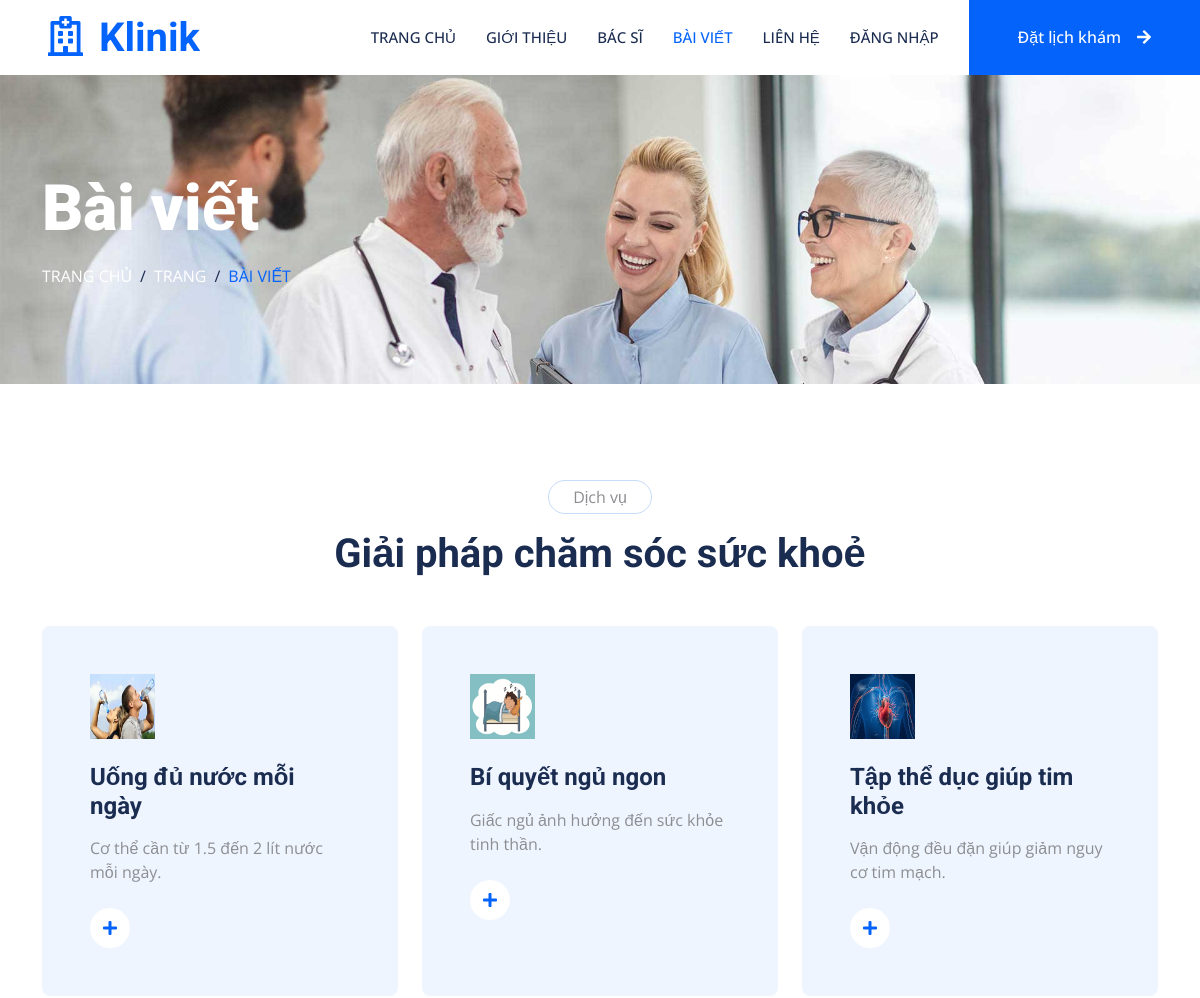
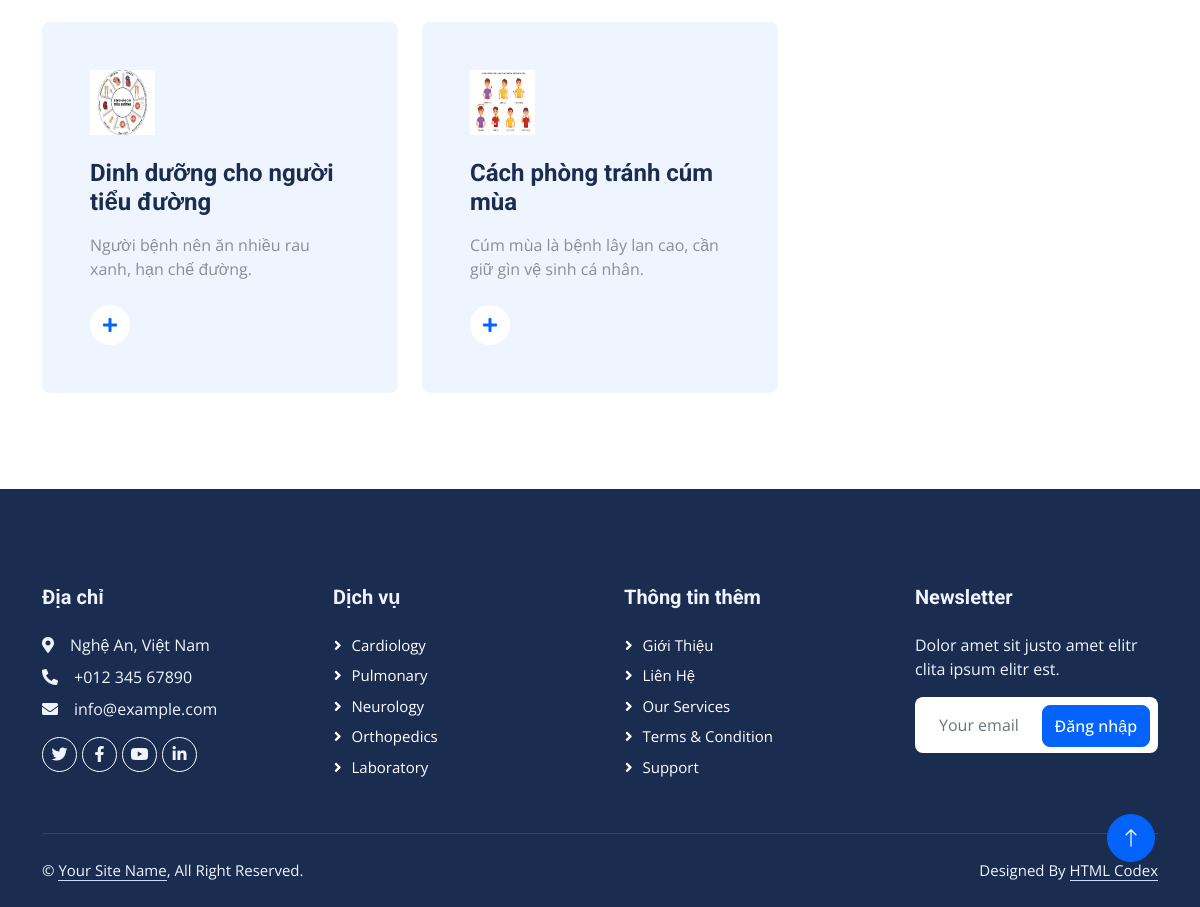
/index.php?act=baiviet, run on the app's committed database (2 pictures, top to bottom).
### tables this page shows
CREATE TABLE `article` (
  `article_id` int NOT NULL AUTO_INCREMENT,
  `category_id` varchar(50) DEFAULT NULL,
  `title` varchar(100) DEFAULT NULL,
  `content` text,
  `image` varchar(255) DEFAULT NULL,
  `views` int DEFAULT NULL,
  `doctor_id` int DEFAULT NULL,
  PRIMARY KEY (`article_id`)
);

### model/ketnoi/baiviet.php (called while the page is built, shortened)
<?php
    function hienthi_baiviet(){
        $conn= connectdb();
        $sql = "SELECT * FROM article
        ORDER BY article_id DESC";
        $stmt = $conn->prepare($sql);
        $stmt->execute();
        $kqbaiviet= $stmt->fetchAll();
        return $kqbaiviet;
    }
?>

### view/hienthi/category.php (the view, shortened to what this page needs)
<div class="container-fluid page-header py-5 mb-5 wow fadeIn" data-wow-delay="0.1s">
      <div class="container py-5">
          <h1 class="display-3 text-white mb-3 animated slideInDown">Bài viết</h1>
          <nav aria-label="breadcrumb animated slideInDown">
              <ol class="breadcrumb text-uppercase mb-0">
                  <li class="breadcrumb-item"><a class="text-white" href="#">Trang chủ</a></li>
                  <li class="breadcrumb-item"><a class="text-white" href="#">Trang</a></li>
                  <li class="breadcrumb-item text-primary active" aria-current="page">Bài viết</li>
              </ol>
          </nav>
      </div>
  </div>
  <div class="container-xxl py-5">
      <div class="container">
          <div class="text-center mx-auto mb-5 wow fadeInUp" data-wow-delay="0.1s" style="max-width: 600px;">
              <p class="d-inline-block border rounded-pill py-1 px-4">Dịch vụ</p>
              <h1>Giải pháp chăm sóc sức khoẻ</h1>
          </div>
          <div class="row g-4">
          <?php
          if (isset($kqbaiviet) && count($kqbaiviet) > 0) {
              foreach ($kqbaiviet as $kq) {
                  echo '
                  <div class="col-lg-4 col-md-6 wow fadeInUp" data-wow-delay="0.1s">
                      <div class="service-item bg-light rounded h-100 p-5">
                          <div class="d-inline-flex align-items-center justify-content-center bg-white rounded-circle mb-4" style="width: 65px; height: 65px;">
                              <img src="../admin/assets/img/'.$kq['image'].'" alt="lỗi" style="width: 65px; height: 65px;">
                          </div>
                          <h4 class="mb-3">'.$kq['title'].'</h4>
                          <p class="mb-4">'.$kq['content'].'</p>
                          <a class="btn" href="#" data-bs-toggle="modal" data-bs-target="#myModal"
                             data-title="'.$kq['title'].'"
                             data-content="'.$kq['content'].'"
                             data-image="../admin/assets/img/'.$kq['image'].'">
                             <i class="fa fa-plus text-primary me-3"></i>Xem thêm
                          </a>
                      </div>
                  </div>';
              }
          }
          ?>
          </div>
      </div>
  </div>

### css/style.css (style rules this page uses)
:root { --primary: #0463FA; --light: #EFF5FF; --dark: #1B2C51; }
.btn { font-weight: 500; transition: .5s; }
.page-header { background: url(../img/header-page.jpg) top center no-repeat; background-size: cover; text-shadow: 0 0 30px rgba(0, 0, 0, .1); }
.breadcrumb-item + .breadcrumb-item::before { color: var(--dark); }
.service-item { transition: .5s; }
.service-item .btn { width: 40px; height: 40px; display: inline-flex; align-items: center; background: #FFFFFF; border-radius: 40px; white-space: nowrap; overflow: hidden; transition: .5s; }

### view/hienthi/category.php (style rules this page uses)
p.mb-4 { display: -webkit-box; line-clamp: 5; -webkit-box-orient: vertical; overflow: hidden; text-overflow: ellipsis; }

### data on the page
article: image (picture), title "Uống đủ nước mỗi ngày", content "Cơ thể cần từ 1.5 đến 2 lít nước mỗi ngày."
article: image (picture), title "Bí quyết ngủ ngon", content "Giấc ngủ ảnh hưởng đến sức khỏe tinh thần."
article: image (picture), title "Tập thể dục giúp tim khỏe", content "Vận động đều đặn giúp giảm nguy cơ tim mạch."
article: image (picture), title "Dinh dưỡng cho người tiểu đường", content "Người bệnh nên ăn nhiều rau xanh, hạn chế đường."
article: image (picture), title "Cách phòng tránh cúm mùa", content "Cúm mùa là bệnh lây lan cao, cần giữ gìn vệ sinh cá nhân."
